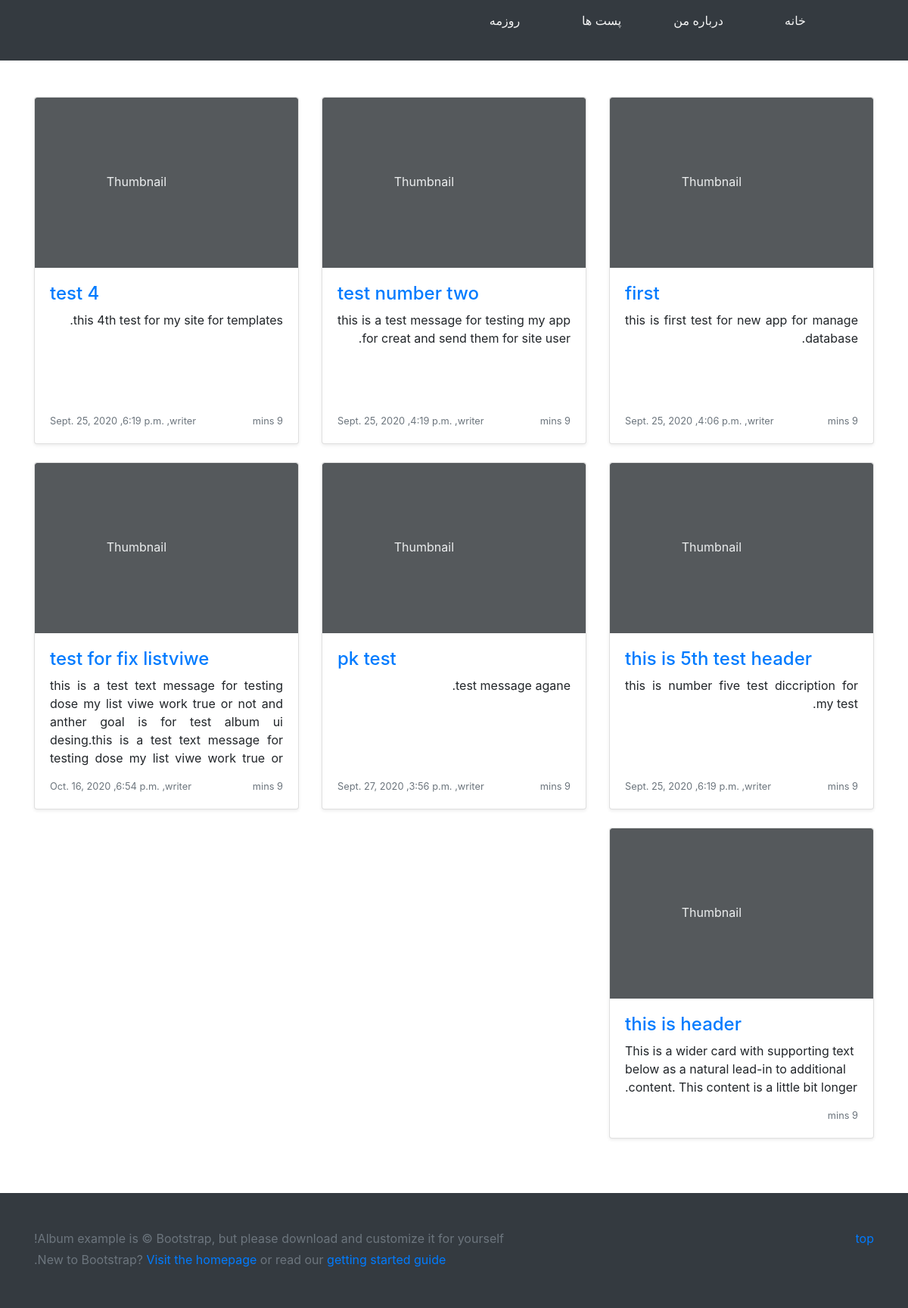
Screenshot of /album/ with the database file from the repository.
### Post/models.py (models this page shows, shortened)
class Post(models.Model):
    date = models.DateField()
    time = models.TimeField(auto_now=False)
    title = models.CharField(max_length=50)
    description = models.TextField()
    image = models.ImageField(upload_to=image_name, null=True, blank=True)

### Post/views.py (the view)
# urls.py: path('album/', Album.as_view()),
class Album(ListView):
    queryset = Post.objects.all()
    template_name = 'Album.html'

### Templates/Album.html (shortened to what this page needs)
{% load static %}
<!doctype html>
<html lang="en">
<head>
    <link rel="stylesheet" href="https://stackpath.bootstrapcdn.com/bootstrap/4.5.2/css/bootstrap.min.css">
    <link rel="stylesheet" type="text/css" href="{% static 'css/album.css' %}">
    <link rel="stylesheet" type="text/css" href="{% static 'css/font-samim.css' %}">
</head>
<body>
    <header>
        <div class="bg-dark">
            <div class="row">
                <div class="container">
                    <ul>
                        <li><a href="../">خانه</a></li>
                        <li><a href="../about-me/"> درباره من </a></li>
                        <li><a href="../album/"> پست ها </a></li>
                        <li><a href="../cv/"> روزمه </a></li>
                    </ul>
                </div>
            </div>
        </div>
    </header>
    <main role="main">
        <div class="album py-5">
            <div class="container">
                <div class="row">
                    {% for post in object_list %}
                    <div class="col-md-6 col-lg-4">
                        <div class="card mb-4 shadow-sm">
                            <svg class="bd-placeholder-img card-img-top" width="100%" height="225" xmlns="http://www.w3.org/2000/svg" preserveAspectRatio="xMidYMid slice" focusable="false" role="img" aria-label="Placeholder: Thumbnail">
                                <rect width="100%" height="100%" fill="#55595c" /><text x="50%" y="50%" fill="#eceeef"
                                    dy=".3em">Thumbnail</text>
                            </svg>
                            <div class="card-body">
                                <a href="">
                                    <h4>{{ post.title }}</h4>
                                </a>
                                <p class="card-text my">{{ post.description }}.</p>
                                <div class="d-flex justify-content-between align-items-center">
                                    <small class="text-muted">9 mins</small>
                                    <small class="text-muted">{{ post.date }} ,{{ post.time }} ,writer</small>
                                </div>
                            </div>
                        </div>
                    </div>
                    {% endfor %}
                    <div class="col-md-6 col-lg-4">
                        <div class="card mb-4 shadow-sm">
                            <svg class="bd-placeholder-img card-img-top" width="100%" height="225" xmlns="http://www.w3.org/2000/svg" preserveAspectRatio="xMidYMid slice" focusable="false" role="img" aria-label="Placeholder: Thumbnail">
                                <rect width="100%" height="100%" fill="#55595c" /><text x="50%" y="50%" fill="#eceeef"
                                    dy=".3em">Thumbnail</text>
                            </svg>
                            <div class="card-body">
                                <a href="#">
                                    <h4>this is header</h4>
                                </a>
                                <p class="card-text">This is a wider card with supporting text below as a natural lead-in to additional content. This content is a little bit longer.</p>
                                <div class="d-flex justify-content-between align-items-center">
                                    <small class="text-muted">9 mins</small>
                                </div>
                            </div>
                        </div>
                    </div>
                </div>
            </div>
        </div>
    </main>
    <footer class="text-muted bg-dark">
        <div class="container">
            <p class="float-right">
                <a href="#"> top </a>
            </p>
            <p>Album example is &copy; Bootstrap, but please download and customize it for yourself!</p>
            <p>New to Bootstrap? <a href="https://getbootstrap.com/">Visit the homepage</a> or read our <a href="../getting-started/introduction/">getting started guide</a>.</p>
        </div>
    </footer>
</body>
</html>
</html>

### static/css/album.css (style rules this page uses)
* { overflow-x: hidden; direction: rtl; }
.my { height: 120px; overflow-y: hidden; text-align: justify; }
footer { padding-top: 3rem; padding-bottom: 3rem; }
footer p { margin-bottom: .25rem; }
ul { float: none; height: 8vh; list-style-type: none; }
li { vertical-align: middle; text-align: center; height: 100%; min-width: 16vh; float: right; }
li a { padding-top: 0vh; margin-top: 0vh; padding-top: 12%; height: 100%; display: block; text-decoration: none; color: whitesmoke; }

### rows the page displays
Post: title "first", description "this is first test for new app for manage database", date "Sept. 25, 2020", time "4:06 p.m."
Post: title "test number two", description "this is a test message for testing my app for creat and send them for site user", date "Sept. 25, 2020", time "4:19 p.m."
Post: title "test 4", description "this 4th test for my site for templates", date "Sept. 25, 2020", time "6:19 p.m."
Post: title "this is 5th test header", description "this is number five test diccription for my test", date "Sept. 25, 2020", time "6:19 p.m."
Post: title "pk test", description "test message agane", date "Sept. 27, 2020", time "3:56 p.m."
Post: title "test for fix listviwe", description "this is a test text message for testing dose my list viwe work true or not and anther goal is for test album ui desing.this is a test text message for testing dose my list viwe work true or…", date "Oct. 16, 2020", time "6:54 p.m."
